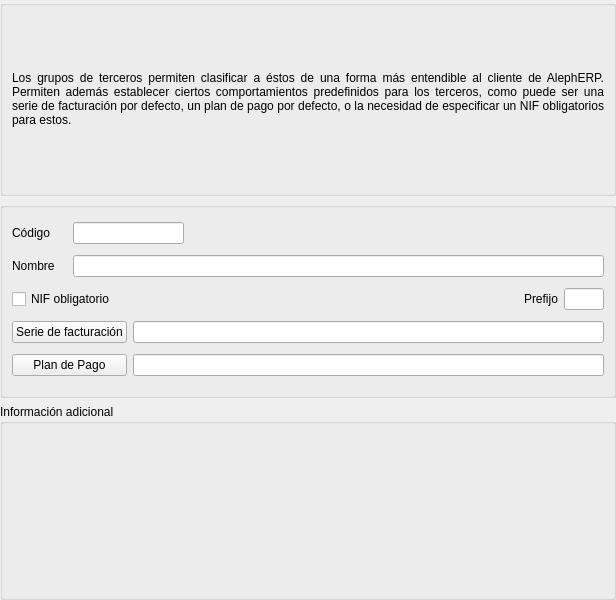
<?xml version="1.0" encoding="UTF-8"?>
<ui version="4.0">
 <class>formGruposClientes</class>
 <widget class="QWidget" name="formGruposClientes">
  <property name="geometry">
   <rect>
    <x>0</x>
    <y>0</y>
    <width>616</width>
    <height>600</height>
   </rect>
  </property>
  <property name="windowTitle">
   <string>Grupos de terceros</string>
  </property>
  <layout class="QVBoxLayout" name="verticalLayout">
   <property name="margin">
    <number>0</number>
   </property>
   <item>
    <widget class="QGroupBox" name="groupBox_2">
     <property name="title">
      <string/>
     </property>
     <layout class="QHBoxLayout" name="horizontalLayout_2">
      <item>
       <widget class="QLabel" name="label_4">
        <property name="text">
         <string>&lt;html&gt;&lt;head/&gt;&lt;body&gt;&lt;p align=&quot;justify&quot;&gt;Los grupos de terceros permiten clasificar a éstos de una forma más entendible al cliente de AlephERP. Permiten además establecer ciertos comportamientos predefinidos para los terceros, como puede ser una serie de facturación por defecto, un plan de pago por defecto, o la necesidad de especificar un NIF obligatorios para estos.&lt;/p&gt;&lt;/body&gt;&lt;/html&gt;</string>
        </property>
        <property name="wordWrap">
         <bool>true</bool>
        </property>
       </widget>
      </item>
     </layout>
    </widget>
   </item>
   <item>
    <widget class="QGroupBox" name="groupBox">
     <property name="title">
      <string/>
     </property>
     <layout class="QGridLayout" name="gridLayout">
      <item row="0" column="1" colspan="2">
       <widget class="DBLineEdit" name="db_codgrupo">
        <property name="toolTip">
         <string>Código único en esta empresa para el grupo</string>
        </property>
        <property name="statusTip">
         <string>Código único en esta empresa para el grupo</string>
        </property>
        <property name="whatsThis">
         <string>Código único en esta empresa para el grupo</string>
        </property>
        <property name="fieldName">
         <string>codgrupo</string>
        </property>
        <property name="dataEditable">
         <bool>true</bool>
        </property>
       </widget>
      </item>
      <item row="0" column="3">
       <spacer name="horizontalSpacer">
        <property name="orientation">
         <enum>Qt::Horizontal</enum>
        </property>
        <property name="sizeHint" stdset="0">
         <size>
          <width>259</width>
          <height>20</height>
         </size>
        </property>
       </spacer>
      </item>
      <item row="1" column="0">
       <widget class="QLabel" name="label_2">
        <property name="text">
         <string>Nombre</string>
        </property>
        <property name="buddy">
         <cstring>db_nombre</cstring>
        </property>
       </widget>
      </item>
      <item row="2" column="0" colspan="4">
       <layout class="QHBoxLayout" name="horizontalLayout">
        <item>
         <widget class="DBCheckBox" name="db_nifobligatorio">
          <property name="toolTip">
           <string>Si está activo, obliga a los terceros que se creen dentro de este grupo a especificar un NIF.</string>
          </property>
          <property name="statusTip">
           <string>Si está activo, obliga a los terceros que se creen dentro de este grupo a especificar un NIF.</string>
          </property>
          <property name="whatsThis">
           <string>&lt;html&gt;&lt;head/&gt;&lt;body&gt;&lt;p&gt;Si está activo, obliga a los terceros que se creen dentro de este grupo a especificar un NIF. Esta opción es útil cuando se tienen grupos de terceros a los que no es necesario tomarles el NIF (por ejemplo, a clientes de caja a los que se le emiten tickets).&lt;/p&gt;&lt;/body&gt;&lt;/html&gt;</string>
          </property>
          <property name="text">
           <string>NIF obligatorio</string>
          </property>
          <property name="fieldName">
           <string>nifobligatorio</string>
          </property>
          <property name="dataEditable">
           <bool>true</bool>
          </property>
         </widget>
        </item>
        <item>
         <spacer name="horizontalSpacer_2">
          <property name="orientation">
           <enum>Qt::Horizontal</enum>
          </property>
          <property name="sizeHint" stdset="0">
           <size>
            <width>40</width>
            <height>20</height>
           </size>
          </property>
         </spacer>
        </item>
        <item>
         <widget class="QLabel" name="label_3">
          <property name="text">
           <string>Prefijo</string>
          </property>
          <property name="buddy">
           <cstring>db_prefijo</cstring>
          </property>
         </widget>
        </item>
        <item>
         <widget class="DBLineEdit" name="db_prefijo">
          <property name="maximumSize">
           <size>
            <width>40</width>
            <height>16777215</height>
           </size>
          </property>
          <property name="toolTip">
           <string>Prefijo utilizado en los contadores asociados a este grupo.</string>
          </property>
          <property name="statusTip">
           <string>Prefijo utilizado en los contadores asociados a este grupo.</string>
          </property>
          <property name="whatsThis">
           <string>&lt;html&gt;&lt;head/&gt;&lt;body&gt;&lt;p&gt;Prefijo utilizado en los contadores asociados a este grupo. Por ejemplo, si se define este prefijo como &amp;quot;AC&amp;quot;, y el prefijo de la empresa es &amp;quot;EP&amp;quot;, todos los terceros que se creen pertenecientes a este grupo, tendrán un código del estilo: &amp;quot;EPACXXXXX&amp;quot; donde X serán números.&lt;/p&gt;&lt;/body&gt;&lt;/html&gt;</string>
          </property>
          <property name="fieldName">
           <string>prefijo</string>
          </property>
          <property name="dataEditable">
           <bool>true</bool>
          </property>
         </widget>
        </item>
       </layout>
      </item>
      <item row="3" column="0" colspan="2">
       <widget class="DBChooseRecordButton" name="db_idserie">
        <property name="toolTip">
         <string>Serie de facturación por defecto que se asociará a los terceros que pertenezcan a este grupo.</string>
        </property>
        <property name="statusTip">
         <string>Serie de facturación por defecto que se asociará a los terceros que pertenezcan a este grupo.</string>
        </property>
        <property name="whatsThis">
         <string>Serie de facturación por defecto que se asociará a los terceros que pertenezcan a este grupo.</string>
        </property>
        <property name="text">
         <string>Serie de facturación</string>
        </property>
        <property name="fieldName">
         <string>idserie</string>
        </property>
        <property name="dataEditable">
         <bool>true</bool>
        </property>
       </widget>
      </item>
      <item row="1" column="1" colspan="3">
       <widget class="DBLineEdit" name="db_nombre">
        <property name="fieldName">
         <string>nombre</string>
        </property>
        <property name="dataEditable">
         <bool>true</bool>
        </property>
       </widget>
      </item>
      <item row="0" column="0">
       <widget class="QLabel" name="label">
        <property name="text">
         <string>Código</string>
        </property>
        <property name="buddy">
         <cstring>db_codgrupo</cstring>
        </property>
       </widget>
      </item>
      <item row="3" column="2" colspan="2">
       <widget class="DBLineEdit" name="db_descripcion_serie">
        <property name="toolTip">
         <string>Serie de facturación por defecto que se asociará a los terceros que pertenezcan a este grupo.</string>
        </property>
        <property name="statusTip">
         <string>Serie de facturación por defecto que se asociará a los terceros que pertenezcan a este grupo.</string>
        </property>
        <property name="whatsThis">
         <string>Serie de facturación por defecto que se asociará a los terceros que pertenezcan a este grupo.</string>
        </property>
        <property name="fieldName">
         <string>seriesfacturacion.descripcion</string>
        </property>
       </widget>
      </item>
      <item row="4" column="0" colspan="2">
       <widget class="DBChooseRecordButton" name="db_idserie_2">
        <property name="toolTip">
         <string>Plan de pago por defecto para los terceros que pertenezcan a este grupo.</string>
        </property>
        <property name="statusTip">
         <string>Plan de pago por defecto para los terceros que pertenezcan a este grupo.</string>
        </property>
        <property name="whatsThis">
         <string>Plan de pago por defecto para los terceros que pertenezcan a este grupo.</string>
        </property>
        <property name="text">
         <string>Plan de Pago</string>
        </property>
        <property name="fieldName">
         <string>idplanpago</string>
        </property>
        <property name="dataEditable">
         <bool>true</bool>
        </property>
       </widget>
      </item>
      <item row="4" column="2" colspan="2">
       <widget class="DBLineEdit" name="db_descripcion_serie_2">
        <property name="toolTip">
         <string>Serie de facturación por defecto que se asociará a los terceros que pertenezcan a este grupo.</string>
        </property>
        <property name="statusTip">
         <string>Serie de facturación por defecto que se asociará a los terceros que pertenezcan a este grupo.</string>
        </property>
        <property name="whatsThis">
         <string>Serie de facturación por defecto que se asociará a los terceros que pertenezcan a este grupo.</string>
        </property>
        <property name="fieldName">
         <string>planespago.descripcion</string>
        </property>
       </widget>
      </item>
     </layout>
    </widget>
   </item>
   <item>
    <widget class="QGroupBox" name="groupBox_3">
     <property name="title">
      <string>Información adicional</string>
     </property>
     <layout class="QVBoxLayout" name="verticalLayout_2">
      <item>
       <widget class="DBDetailView" name="dbDetailView">
        <property name="relationName">
         <string>grupostercerosinfoadicional</string>
        </property>
        <property name="dataEditable">
         <bool>true</bool>
        </property>
        <property name="inlineEdit">
         <bool>true</bool>
        </property>
        <property name="atRowsEndNewRow">
         <bool>true</bool>
        </property>
       </widget>
      </item>
     </layout>
    </widget>
   </item>
  </layout>
 </widget>
 <customwidgets>
  <customwidget>
   <class>DBCheckBox</class>
   <extends>QCheckBox</extends>
   <header>widgets/dbcheckbox.h</header>
  </customwidget>
  <customwidget>
   <class>DBChooseRecordButton</class>
   <extends>QPushButton</extends>
   <header>widgets/dbchooserecordbutton.h</header>
  </customwidget>
  <customwidget>
   <class>DBDetailView</class>
   <extends>QWidget</extends>
   <header>widgets/dbdetailview.h</header>
  </customwidget>
  <customwidget>
   <class>DBLineEdit</class>
   <extends>QLineEdit</extends>
   <header>widgets/dblineedit.h</header>
  </customwidget>
 </customwidgets>
 <tabstops>
  <tabstop>db_codgrupo</tabstop>
  <tabstop>db_nombre</tabstop>
  <tabstop>db_nifobligatorio</tabstop>
  <tabstop>db_prefijo</tabstop>
  <tabstop>db_idserie</tabstop>
  <tabstop>db_descripcion_serie</tabstop>
  <tabstop>db_idserie_2</tabstop>
  <tabstop>db_descripcion_serie_2</tabstop>
 </tabstops>
 <resources/>
 <connections/>
</ui>
